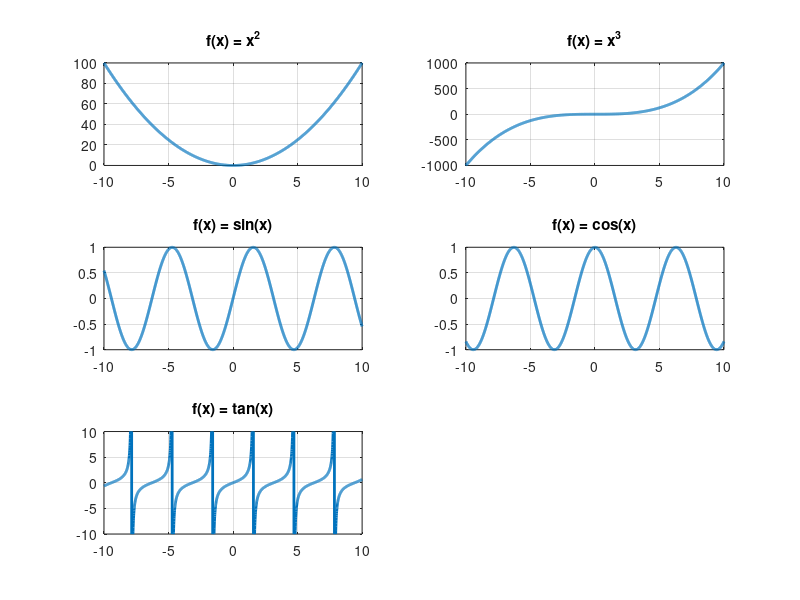
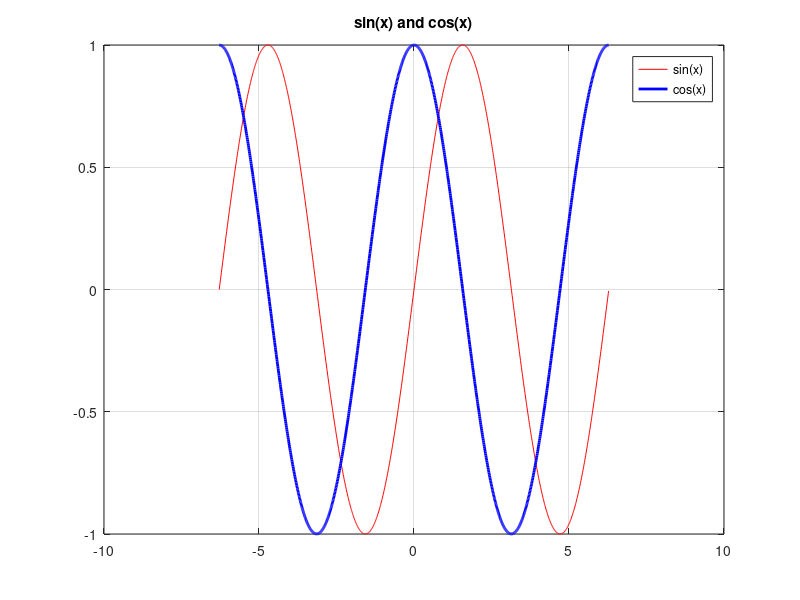
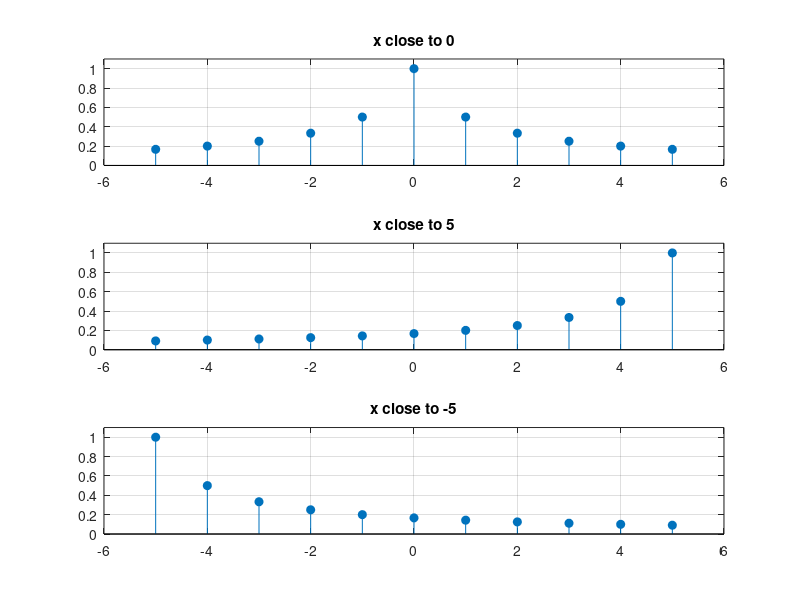
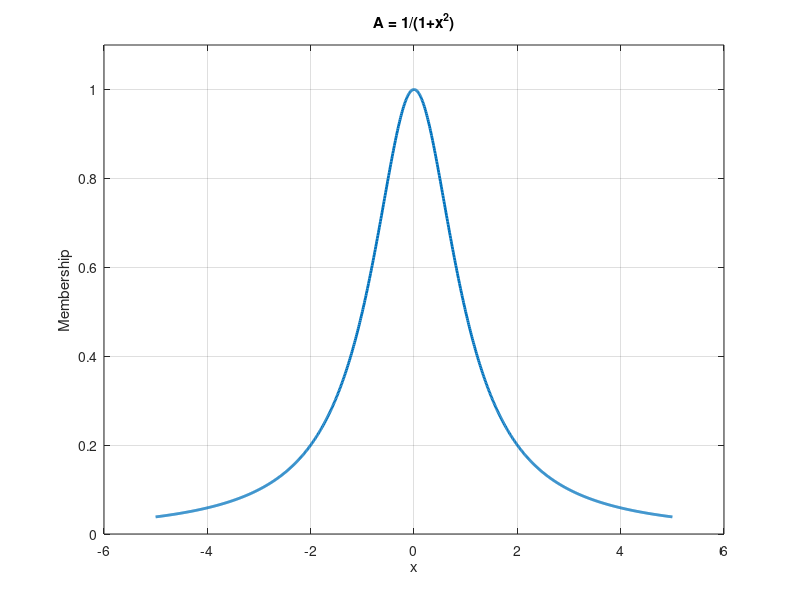

These charts were generated, in order, by the following MATLAB code:
clc; clear; close all;

%% 1. Plot basic functions
x = -10:0.01:10;
figure;

funcs = {x.^2, x.^3, sin(x), cos(x), tan(x)};
titles = {'x^2','x^3','sin(x)','cos(x)','tan(x)'};

for i = 1:5
    subplot(3,2,i);
    plot(x, funcs{i}, 'LineWidth', 2);
    title(['f(x) = ' titles{i}]);
    grid on;
    if i == 5, ylim([-10 10]); end
end

%% 2. Plot sin and cos together
x = -2*pi:0.01:2*pi;
figure;
plot(x, sin(x), 'r', x, cos(x), 'b', 'LineWidth', 2);
title('sin(x) and cos(x)');
legend('sin(x)','cos(x)');
grid on;

%% 3. Discrete Membership Functions
x = -5:5;
A = {1./(1+abs(x)), 1./(1+abs(x-5)), 1./(1+abs(x+5))};
names = {'0','5','-5'};

figure;
for i = 1:3
    subplot(3,1,i);
    stem(x, A{i}, 'filled');
    title(['x close to ' names{i}]);
    ylim([0 1.1]); grid on;
end

%% 4. Continuous Membership Function
x = -5:0.01:5;
figure;
plot(x, 1./(1+x.^2), 'LineWidth', 2);
title('A = 1/(1+x^2)');
xlabel('x'); ylabel('Membership');
ylim([0 1.1]); grid on;

%% Complement Functions
a = 0:0.001:1;

C1 = 1 - a;
C2 = 0.5*(1 + cos(pi*a));
w = 2; C3 = (1 - a.^w).^(1/w);

figure;
plot(a, C1, 'k', a, C2, 'r', a, C3, 'b', 'LineWidth', 2);
title('Complement Functions');
legend('1-a','Cosine','Yager'); grid on;

%% Yager for different w
w_vals = [0.5 1 2 5];
figure; hold on;
for w = w_vals
    plot(a, (1 - a.^w).^(1/w), 'LineWidth', 2);
end
title('Yager Complement');
legend('0.5','1','2','5'); grid on; hold off;

%% Apply Complements to Membership Functions
x = -5:5;
A = {1./(1+abs(x)), 1./(1+abs(x-5)), 1./(1+abs(x+5))};
names = {'0','5','-5'};

for i = 1:3
    Acur = A{i};
    C1 = 1 - Acur;
    C2 = 0.5*(1 + cos(pi*Acur));
    C3 = (1 - Acur.^2).^(1/2);

    figure;
    stem(x, C1, 'k','filled'); hold on;
    stem(x, C2, 'r');
    stem(x, C3, 'b');
    title(['Complements (x close to ' names{i} ')']);
    legend('1-a','Cosine','Yager');
    grid on; hold off;
end
